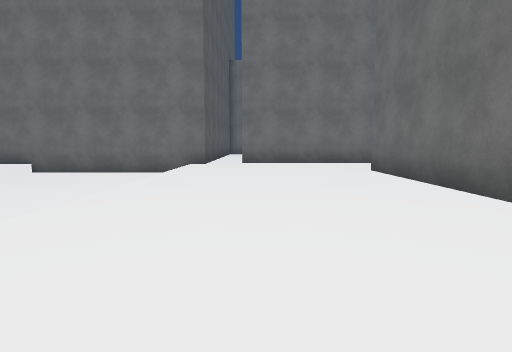
[1] (above)

21 first-person views from a walk through a scene from a Unity 3-D project. The camera is 1.3 m above the floor, tilts 6° down and sees 80° across. The floor is counted in squares, 2 m on a side. Each view is taken from the middle of a square. On the plan, view 1 faces up. The plan holds only what a view shows up to about 10 squares ahead; the rest is blank. The place goes on beyond the plan. The player is left out. Surface patterns are stand-ins for the level's own textures.

[2]
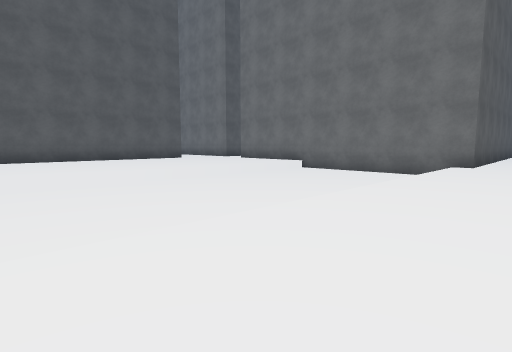

[3]
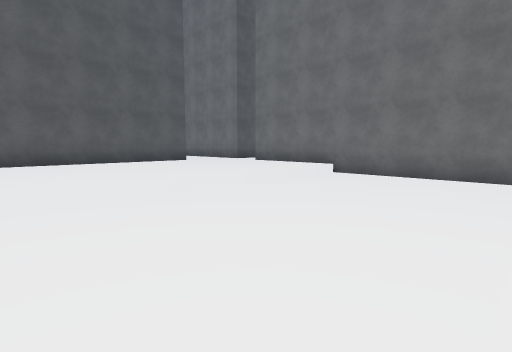

[4]
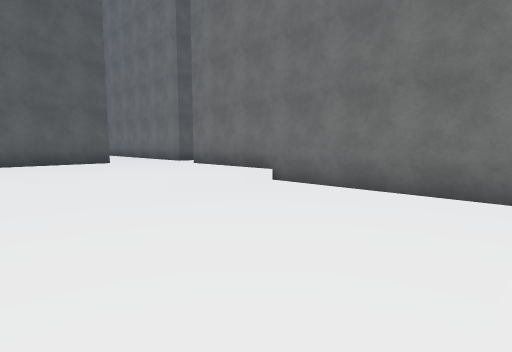

[5]
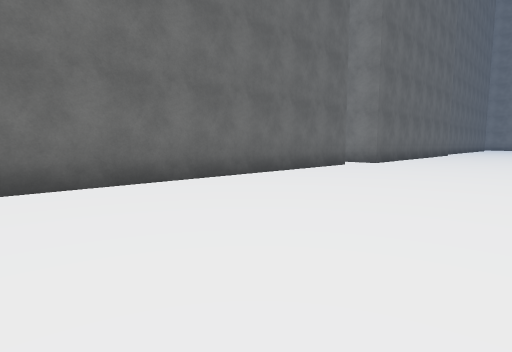

[6]
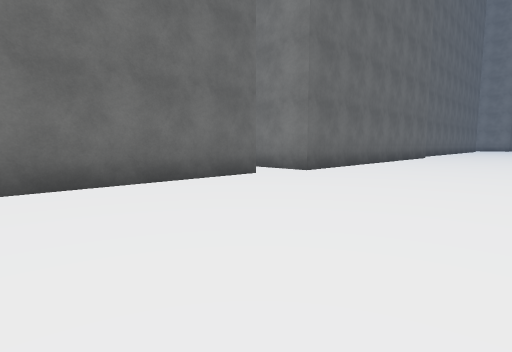

[7]
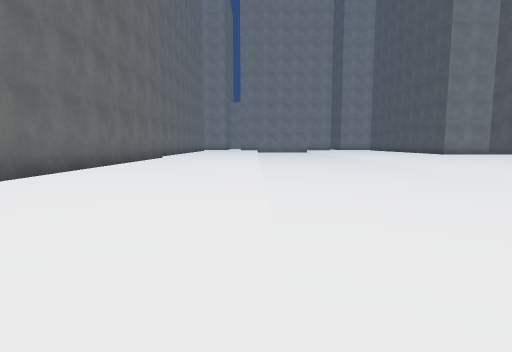

[8]
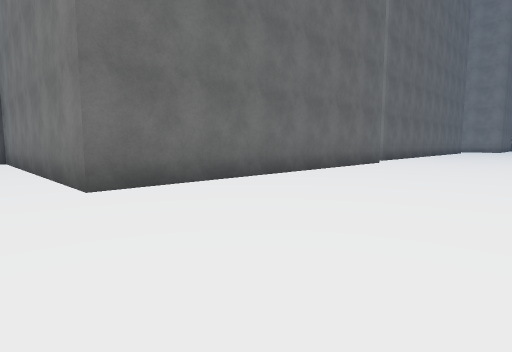

[9]
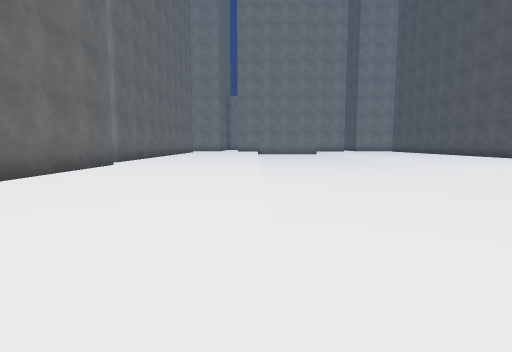

[10]
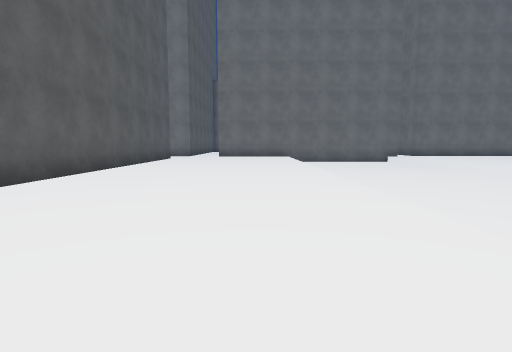

[11]
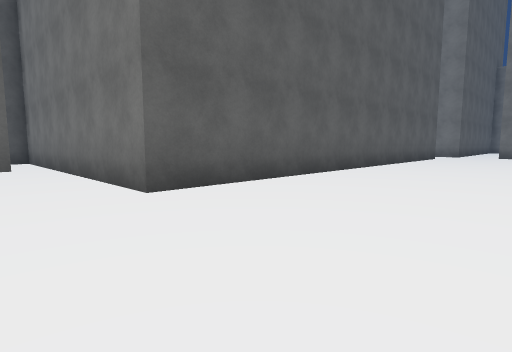

[12]
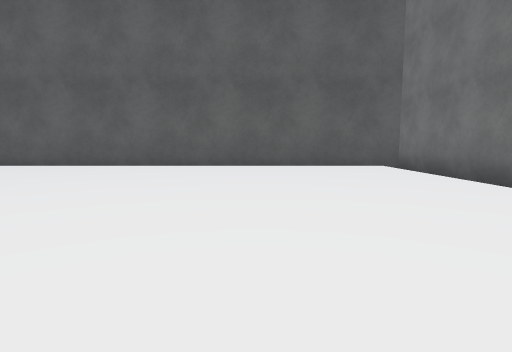

[13]
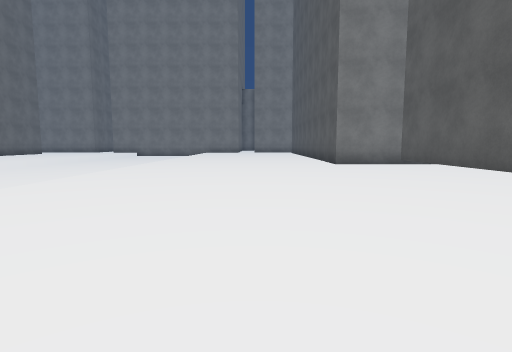

[14]
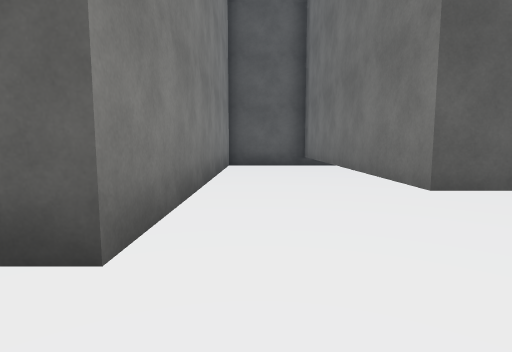

[15]
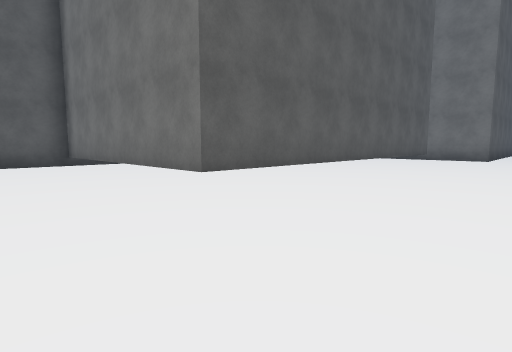

[16]
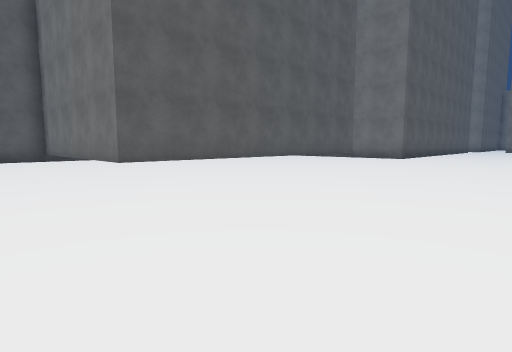

[17]
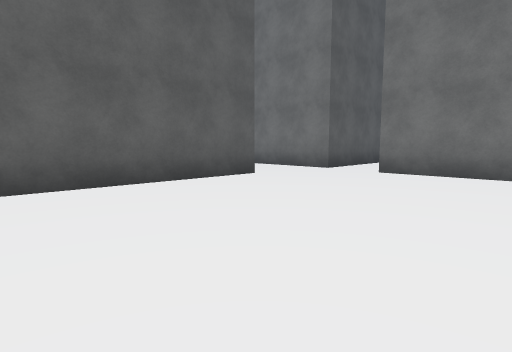

[18]
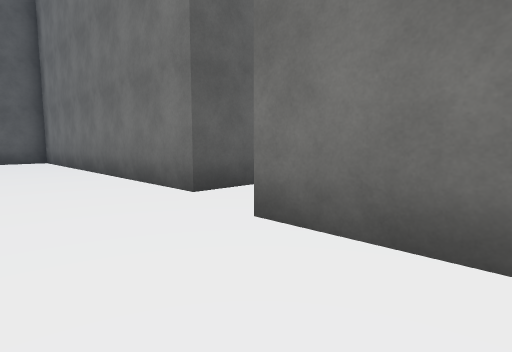

[19]
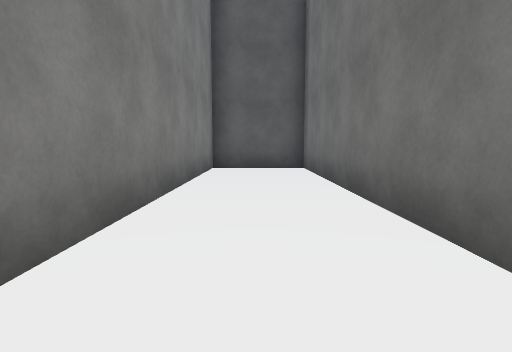

[20]
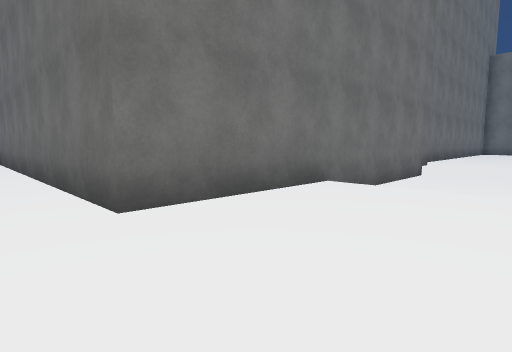

[21]
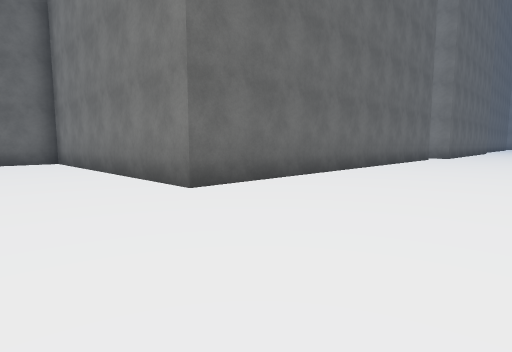

### Floor plan
Key: @ floor where view 1 was taken; # wall or solid block; . main floor; - floor 0.5 m lower than the main floor; / step, stairs or slope; O other object.
Columns run from 23 left of view 1 to 11 right of it. Each row starts with its distance up from view 1.
 12           #.#        #.
 11           #.#       ##.
 10 OO..........#########O.O....
  9  #..............-----/............#
  8  #..............-----/............O
  7           #.....-----/....O######
  6           #.....-----/....O
  5           #.....-----/....O
  4           #.....-----/....O
  3           #.....-----/....O
  2           #.....-----/....O
  1           #.....-----/....O
  0           #.....-----/.@..O
 -1           #.....-----/....O
 -2           #.....-----/....O
 -3           #.....-----/....O
 -4          ##.....-----/.....
 -5   ########O.....-----/........
 -6    .....O.......-----/....#
 -7         #.......-----/....#
 -8         #.......-----/....#
 -9         #.......-----/....#
-10         #.......-----/....#
-11         #.......-----/....#
-12         #.......-----/....#
-13         #.......-----/....#
-14         #.......-----/....
-15         #.......-----/....
-16  ########.......---   ..
-17  #..............----
-18  #..............-----
-19  ########O...... ----

Positions as (right, up) in squares from view 1, and headings:
1: (0, 0), facing up
2: (0, 0), facing up-left
3: (-2, 1), facing up-left
4: (-2, 4), facing up-left
5: (-2, 5), facing down-right
6: (-2, 1), facing down-right
7: (-2, 0), facing down
8: (-2, -4), facing down-right
9: (-2, -5), facing down
10: (-9, -6), facing up
11: (-9, -7), facing up-left
12: (-9, -9), facing left
13: (-11, -9), facing down
14: (-12, -18), facing left
15: (-11, -19), facing up-left
16: (-8, -19), facing up-left
17: (-8, 3), facing up-left
18: (-9, 8), facing up-left
19: (-13, 9), facing left
20: (-12, 7), facing up-right
21: (-1, 10), facing down-right
